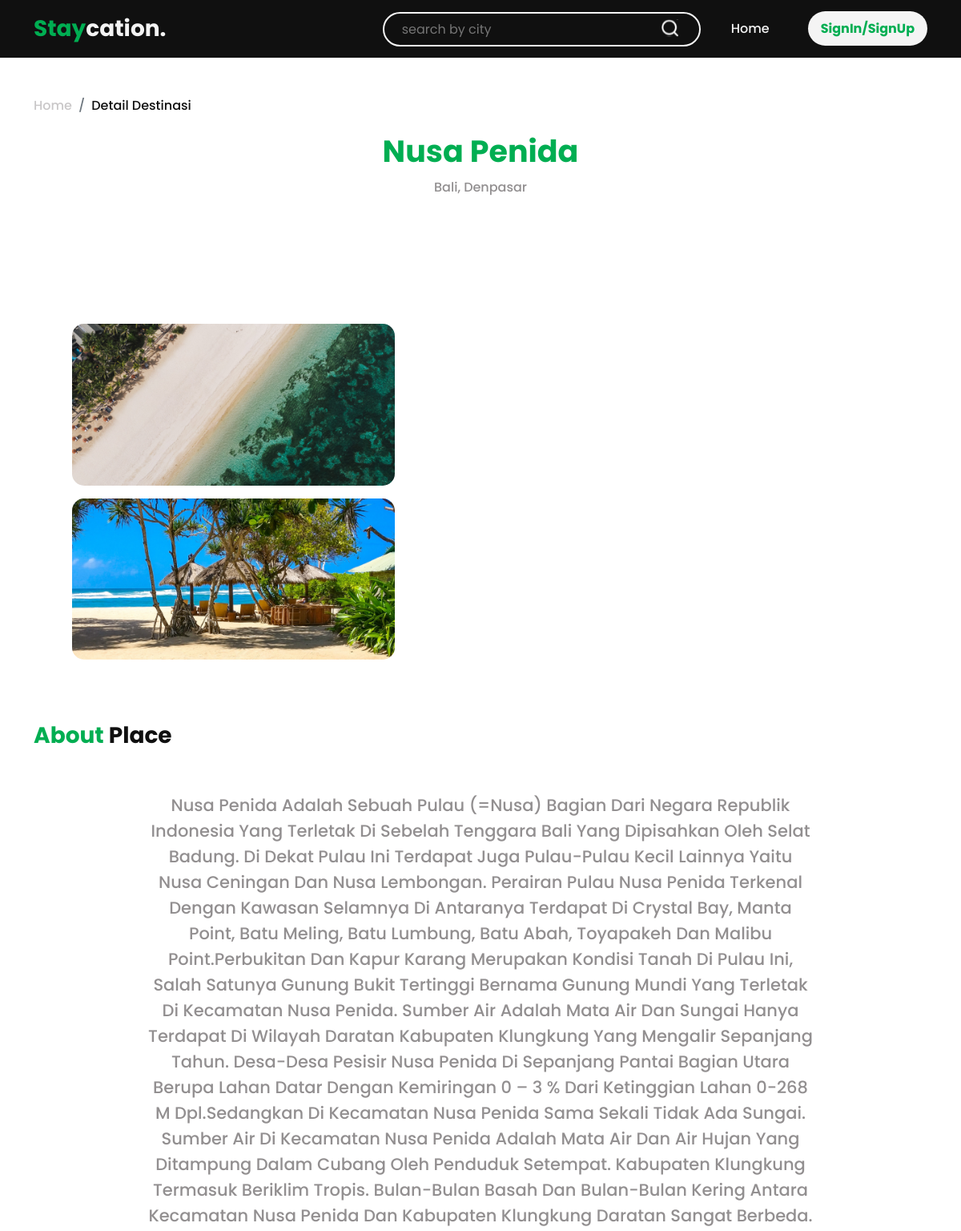
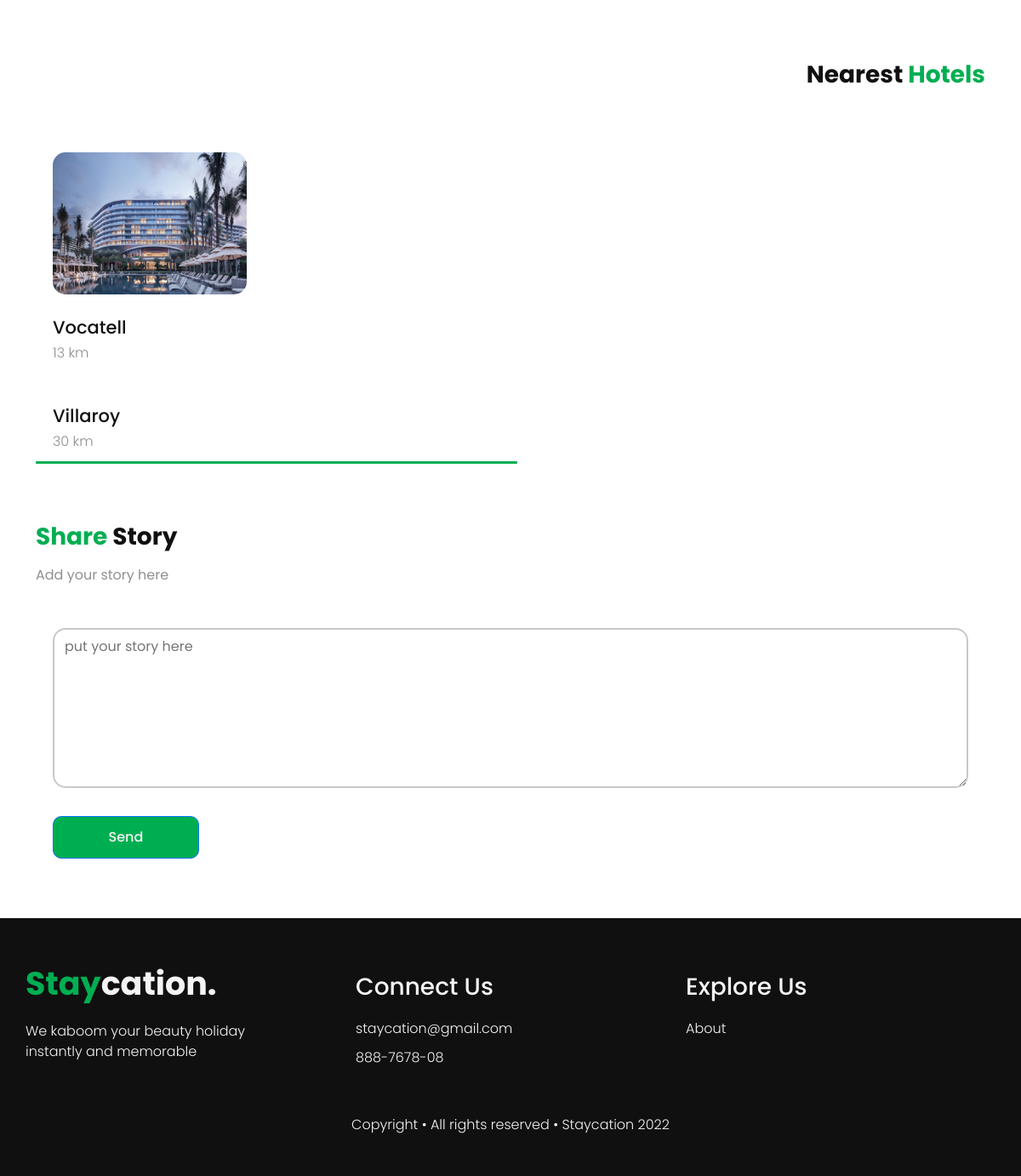
Page /index.php?include=detail-destinasi&data=7 on the committed database (2 pictures, top to bottom).
### tables this page shows
CREATE TABLE `wisata` (
  `id_wisata` int(11) NOT NULL,
  `wisata` varchar(100) DEFAULT NULL,
  `provinsi` varchar(50) DEFAULT NULL,
  `kota` varchar(50) DEFAULT NULL,
  `rating_wisata` decimal(11,1) DEFAULT NULL,
  `deskripsi_wisata` text DEFAULT NULL,
  `gambar_wisata1` varchar(100) DEFAULT NULL,
  `gambar_wisata2` varchar(100) DEFAULT NULL,
  `gambar_wisata3` varchar(100) DEFAULT NULL
);

CREATE TABLE `hotel` (
  `id_hotel` int(11) NOT NULL,
  `id_user` int(11) NOT NULL,
  `id_wisata` int(11) NOT NULL,
  `hotel` varchar(100) DEFAULT NULL,
  `bintang_hotel` decimal(11,0) DEFAULT NULL,
  `jarak` int(11) DEFAULT NULL,
  `fasilitas` text DEFAULT NULL,
  `deskripsi_hotel` text DEFAULT NULL,
  `email_hotel` varchar(50) DEFAULT NULL,
  `kontak_hotel` varchar(50) DEFAULT NULL,
  `gambar_hotel` varchar(100) DEFAULT NULL,
  `gambar_interior1` varchar(100) DEFAULT NULL,
  `gambar_interior2` varchar(100) DEFAULT NULL,
  `gambar_interior3` varchar(100) DEFAULT NULL,
  `gambar_interior4` varchar(100) DEFAULT NULL
);

### src/include/detail_destinasi.php (the view, shortened to what this page needs)
<?php
if(isset($_GET['data'])){
    $id_wisata = $_GET['data'];
    $sql_dw = "select `wisata`, `provinsi`, `kota`, `rating_wisata`, `deskripsi_wisata`, `gambar_wisata1`, `gambar_wisata2`, `gambar_wisata3` from `wisata` where `id_wisata`='$id_wisata'";
    $query_dw = mysqli_query($koneksi, $sql_dw);
    while($data_dw = mysqli_fetch_row($query_dw)){
        $wisata = $data_dw[0];
        $provinsi = $data_dw[1];
        $kota = $data_dw[2];
        $deskripsi_wisata = $data_dw[4];
        $gambar_wisata2 = $data_dw[6];
        $gambar_wisata3 = $data_dw[7];
    }
}
?>
<link rel="stylesheet" href="assets/css/detail_destinasi.css" type="text/css">
    <nav aria-label="breadcrumb" id="breadcrumb">
        <div class="container">
            <ol class="breadcrumb">
                <li class="breadcrumb-item"><a href="index.php?include=home">Home</a></li>
                <li class="breadcrumb-item active-item" aria-current="page">Detail Destinasi</li>
            </ol>
        </div>
    </nav>
    <section id="hero">
        <div class="container">
            <div class="title text-center">
                <h1><?php echo $wisata;?></h1>
                <p><span><?php echo $provinsi;?></span>, <span><?php echo $kota;?></span></p>
            </div>
            <div class="row h-100" >
                <div class="col-12 col-md-6 col-lg-6 col-sm-12 m-md-4 m-lg-4">
                    <div class="image-big px-lg-4 px-md-4">
                    </div>
                </div>
                <div class="col-12 col-md-5 col-lg-5 col-sm-12 m-lg-4 m-md-4">
                    <div class="image-sm px-lg-4 px-md-4 d-flex flex-column">
                        <img src="assets/img/<?php echo $gambar_wisata2;?>" alt="">
                        <img class="mt-md-3 mt-lg-3" src="assets/img/<?php echo $gambar_wisata3;?>" alt="">
                    </div>
                </div>
            </div>
        </div>
    </section>
    <section id="destination-desc">
        <div class="container">
            <h1>About <span class="sub-title">Place</span></h1>
            <div class="detail-desc mx-auto">
                <p style="text-transform: capitalize;"><?php echo $deskripsi_wisata;?></p>
            </div>
        </div>
    </section>
    <section id="nearest-hotels">
        <div class="container">
            <h1>Nearest <span class="sub-title">Hotels</span></h1>
            <div class="row">
                <div class="col-12 m-auto">
                    <div class="owl-carousel owl-des owl-theme">
                        <?php
                            $id_wisata = $_GET['data'];
                            $sql_h = "SELECT `id_hotel`, `hotel`, `jarak`, `gambar_hotel` FROM `hotel` WHERE `id_wisata` = '$id_wisata' ORDER BY `jarak` ASC";
                            $query_h = mysqli_query($koneksi, $sql_h);
                            while($data_h = mysqli_fetch_row($query_h)){
                                $hotel = $data_h[1];
                                $jarak = $data_h[2];
                                $gambar_hotel = $data_h[3];
                        ?>
                        <div class="item">
                            <div class="card">
                                <div class="flip">
                                    <div class="card-front">
                                    <img src="assets/img/<?php echo $gambar_hotel; ?>" alt="" class="card-img-top">
                                    </div>
                                </div>
                                <div class="card-title">
                                    <h4><?php echo $hotel; ?></h4>
                                    <p><?php echo $jarak; ?><span> km</span></p>
                                </div>
                            </div>
                        </div>
                        <?php } ?>
                    </div>
                </div>
            </div>
            </div>
    </section>
    <section id="add-story">
        <div class="container">
        <h1><span class="sub-title">Share </span> Story</h1>
        <p>Add your story here</p>
        <form action="index.php?include=konfirmasi-tambah-cerita-user" method="post" enctype="multipart/form">
            <textarea name="cerita" id="" cols="30" rows="10" placeholder="put your story here"></textarea>
            <button type="submit" class="btn btn-primary">Send</button>
        </form>
        </div>
    </section>

### src/assets/css/style.css (style rules this page uses)
html, body, div, span, applet, object, iframe, h1, h2, h3, h4, h5, h6, p, blockquote, pre, a, abbr, acronym, address, big, cite, code, del, dfn, em, img, ins, kbd, q, s, samp, small, strike, strong, sub, sup, tt, var, b, u, i, center, dl, dt, dd, ol, ul, li, fieldset, form, label, legend, table, caption, tbody, tfoot, thead, tr, th, td, article, aside, canvas, details, embed, figure, figcaption, footer, header, hgroup, menu, nav, output, ruby, section, summary, time, mark, audio, video { margin: 0; padding: 0; border: 0; font-size: 100%; font: inherit; vertical-align: baseline; }
article, aside, details, figcaption, figure, footer, header, hgroup, menu, nav, section { display: block; }
ol, ul { list-style: none; }
:root { --black : #101010; --black75 : #5C5759; --black50 : #928F90; --black25 : #C9C7C8; --black10 : #E9E9E9; --white : #F4F4F4; --green : #00AE52; }
* { z-index: 3; }
html { scroll-behavior: smooth; }

### src/assets/css/detail_destinasi.css (style rules this page uses)
#breadcrumb { padding-top: 10%; }
#breadcrumb .breadcrumb .breadcrumb-item { color: var(--black); font-weight: 500; font-size: 16px; line-height: 24px; }
#breadcrumb .breadcrumb .breadcrumb-item a { text-decoration: none; color: var(--black25); }
#hero .title h1 { font-weight: 700; font-size: 38px; line-height: 57px; margin-top: 10px; color: var(--green); text-transform: capitalize; }
#hero .title p { font-weight: 500; font-size: 16px; line-height: 24px; margin-top: 5px; color: var(--black50); margin-bottom: 70px; text-transform: capitalize; }
#hero .image-big img, #hero .image-sm img { border-radius: 15px; -webkit-border-radius: 15px; -moz-border-radius: 15px; -ms-border-radius: 15px; -o-border-radius: 15px; }
#destination-desc { margin-top: 50px; }
#destination-desc h1 { font-weight: 700; font-size: 28px; line-height: 42px; color: var(--green); }
#destination-desc h1 .sub-title { color: var(--black); }
#destination-desc .detail-desc { width: 75%; margin-top: 50px; }
#destination-desc .detail-desc p { font-weight: 500; font-size: 21px; line-height: 32px; color: var(--black50); text-align: center; margin-bottom: 15px; }
#nearest-hotels { margin-top: 70px; }
#nearest-hotels h1 { font-weight: 700; font-size: 28px; line-height: 42px; color: var(--black); text-align: right; margin-bottom: 70px; }
#nearest-hotels h1 .sub-title { color: var(--green); }
#nearest-hotels .item { margin: 0 20px; }
#nearest-hotels .card { border: none; }
#nearest-hotels .card .flip { position: relative; text-align: center; margin-bottom: 20px; }
#nearest-hotels .card .card-front { transform: rotateY(0); -webkit-transform: rotateY(0); -moz-transform: rotateY(0); -ms-transform: rotateY(0); -o-transform: rotateY(0); transition: all .8s cubic-bezier(0.175, 0.885, 0.32, 1.275); -webkit-transition: all .8s cubic-bezier(0.175, 0.885, 0.32, 1.275); -moz-transition: all .8s cubic-bezier(0.175, 0.885, 0.32, 1.275); -ms-transition: all .8s cubic-bezier(0.175, 0.885, 0.32, 1.275); -o-transition: all .8s cubic-bezier(0.175, 0.885, 0.32, 1.275); }
#nearest-hotels .card .card-front img { border-radius: 15px; -webkit-border-radius: 15px; -moz-border-radius: 15px; -ms-border-radius: 15px; -o-border-radius: 15px; }
#nearest-hotels .card .card-title h4 { font-weight: 500; font-size: 21px; line-height: 32px; color: var(--black); text-transform: capitalize; }
#nearest-hotels .card .card-title p { font-weight: 300; font-size: 16px; line-height: 170%; color: var(--black50); }
#add-story { margin-top: 70px; margin-bottom: 70px; }
#add-story h1 { font-weight: 700; font-size: 28px; line-height: 42px; color: var(--black); text-align: left; margin-bottom: 12px; }
#add-story h1 .sub-title { color: var(--green); }
#add-story form { padding: 0 20px; }
#add-story form textarea { width: 100%; border: 2px solid var(--black25); outline-color: var(--green); border-radius: 15px; -webkit-border-radius: 15px; -moz-border-radius: 15px; -ms-border-radius: 15px; -o-border-radius: 15px; padding: 12px; }
#add-story p { font-weight: 400; font-size: 16px; line-height: 24px; color: var(--black50); margin-bottom: 50px; }
#add-story .btn-primary { background-color: var(--green); margin-top: 30px; padding: 12px 6%; font-weight: 500; font-size: 16px; line-height: 24px; color: var(--white); border-radius: 10px; -webkit-border-radius: 10px; -moz-border-radius: 10px; -ms-border-radius: 10px; -o-border-radius: 10px; }

### rows in the picture
wisata: wisata "Nusa Penida", provinsi "Bali", kota "Denpasar", gambar_wisata2 (picture), gambar_wisata3 (picture), deskripsi_wisata "Nusa Penida Adalah Sebuah Pulau (=nusa) Bagian Dari Negara Republik Indonesia Yang Terletak Di Sebelah Tenggara Bali Yang Dipisahkan Oleh Selat Badung. Di Dekat Pulau Ini Terdapat Juga Pulau-Pulau Kecil Lainnya Yaitu Nusa Ceningan Dan Nusa Lembongan. Perairan Pulau Nusa Penida Terkenal Dengan Kawasan Selamnya Di Antaranya Terdapat Di Crystal Bay, Manta Point, Batu Meling, Batu Lumbung, Batu Abah, Toyapakeh Dan Malibu Point.Perbukitan Dan Kapur Karang Merupakan Kondisi Tanah Di Pulau Ini, Salah Satunya Gunung Bukit Tertinggi Bernama Gunung Mundi Yang Terletak Di Kecamatan Nusa Penida. Sumber Air Adalah Mata Air Dan Sungai Hanya Terdapat Di Wilayah Daratan Kabupaten Klungkung Yang Mengalir…"
hotel: gambar_hotel (picture), hotel "Vocatell", jarak "13"
hotel: hotel "Villaroy", jarak "30"
